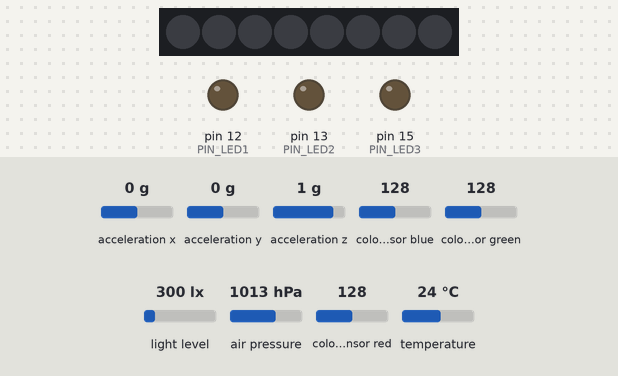
A sketch run on a simulated Arduino Uno, built with avr-gcc and run on an emulated ATmega328P. On the bench: 8 RGB LEDs in strip order, left to right, output pins drawn as LEDs (lit = HIGH). The test bench sets the inputs (shaded band); at power-on: acceleration x 0 g, acceleration y 0 g, acceleration z 1 g, colour sensor blue 128, colour sensor green 128, light level 300 lx, air pressure 1013 hPa, colour sensor red 128, temperature 24 °C. Colours are those a GRB WS2812 strip shows for the declared byte order; what the sketch prints to the serial monitor is not drawn.

Above: at 0.1 s.
At 0.6 s:
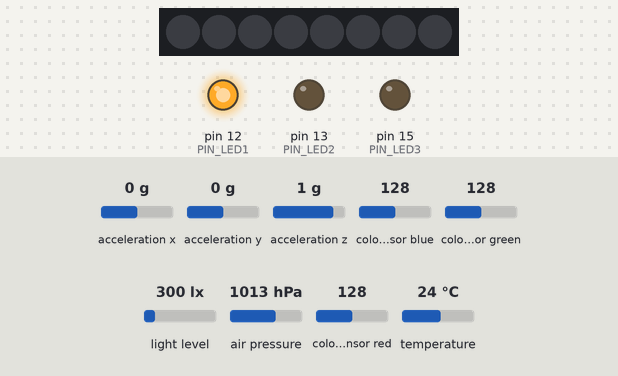
At 1.1 s:
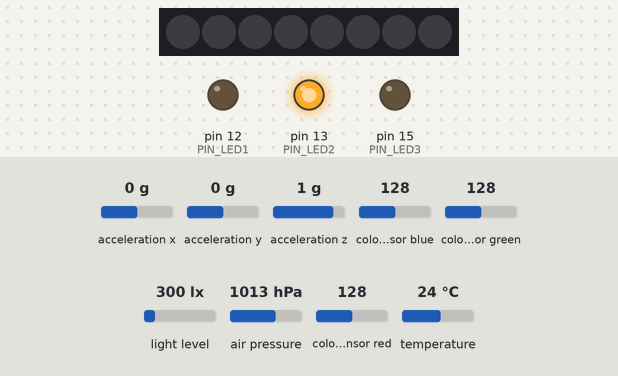
At 1.6 s:
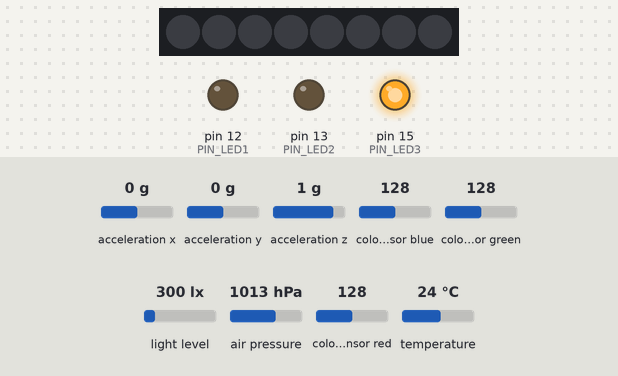
Timing chart, 0 to 10.2 s (numbered marks = the images above):
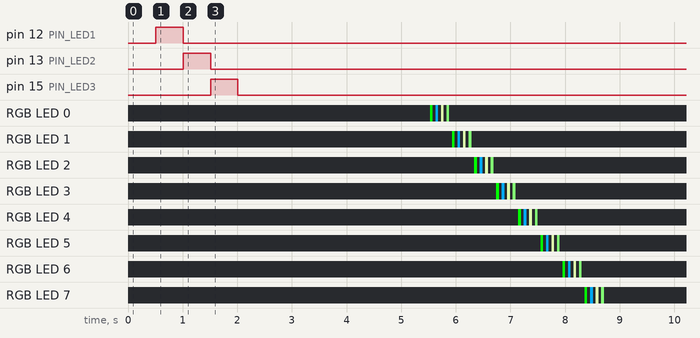

The sketch:

Test_Lab____2303.ino
```cpp
#define PIN_LED1 12
#define PIN_LED2 13
#define PIN_LED3 15
#define PIN_LIGHT_A0 A0

#define FASTLED_ESP8266_RAW_PIN_ORDER
#include <FastLED.h>
#define NUM_LEDS_IN_STRIPLINE 8
#define DATA_PIN 16
CRGB ledsLine[NUM_LEDS_IN_STRIPLINE];

#include <SFE_BMP180.h>
#include <Wire.h>
SFE_BMP180 pressure;
double baseline; // baseline pressure

#include <Wire.h>
#include <Adafruit_Sensor.h>
#include <Adafruit_ADXL345_U.h>
/* Assign a unique ID to this sensor at the same time */
Adafruit_ADXL345_Unified accel = Adafruit_ADXL345_Unified(12345);

#include <Wire.h>
#include <SparkFun_APDS9960.h>
// Global Variables
SparkFun_APDS9960 apds = SparkFun_APDS9960();
uint16_t ambient_light = 0;
uint16_t red_light = 0;
uint16_t green_light = 0;
uint16_t blue_light = 0;


char webPageMain[] PROGMEM = R"=====(
<safasf>
</asfasf>
)=====";

void setup() {
  Serial.begin(115200);
  while (!Serial);
  Serial.println("Begin scanning\n");

  Serial.println(webPageMain);

  LedCheck();
  LightCheck();
  StripLineCheck();
  PresureSensorCheck();
  AxelerometerCheck();
  GuesturesSensorCheck();
}

void loop() {
//  LedCheck();
//  Tumbler();
//delay(2000);
//  Serial.println("\nLoop");
}
void LedCheck()
{
  pinMode(PIN_LED1, OUTPUT);
  pinMode(PIN_LED2, OUTPUT);
  pinMode(PIN_LED3, OUTPUT);
 // pinMode(PIN_LED4, OUTPUT);
 int decay1 = 500;
  delay(decay1);
  Serial.println("\nПРОГРАММА ТЕСТИРОВАНИЯ МАКЕТА - ПО КУРСУ ПРОЕКТИРОВАНИЕ ВСТРОЕННЫХ ПРИЛОЖЕНИЙ");

  Serial.println("\n1.ПРОВЕРКА СВЕТОДИОДОВ");
  digitalWrite(PIN_LED1, 1);
  Serial.println("СИНИЙ - ON");
  delay(decay1);
  digitalWrite(PIN_LED1, 0);
  digitalWrite(PIN_LED2, 1);
 // Serial.println("LED1 - OFF");
  Serial.println("ЗЕЛЕНЫЙ - ON");
  delay(decay1);
  digitalWrite(PIN_LED2, 0);
  digitalWrite(PIN_LED3, 1);
//  Serial.println("LED2 - OFF");
  Serial.println("ЖЕЛТЫЙ - ON");
  delay(decay1);
  digitalWrite(PIN_LED3, 0);
//  digitalWrite(PIN_LED4, 1);
//  Serial.println("LED3 - OFF");
  Serial.println("ЕСЛИ СВЕТОДИОДЫ ЗАГОРЕЛИСЬ ПО ОЧЕРЕДИ - ПОДКЛЮЧЕНИЕ ПРАВИЛЬНОЕ\n");
  delay(decay1);
//  digitalWrite(PIN_LED4, 0);
//  Serial.println("LED3 - OFF");
}
void  LightCheck()
{
      Serial.println("\n2.ПРОВЕРКА ДАТЧИКА ОСВЕЩЕННОСТИ");
      int val = analogRead(PIN_LIGHT_A0);
      if(val != 0 && val != 1023)
      {
        Serial.print("ЕСЛИ ЗНАЧЕНИЕ НАХОДИТСЯ В ПРЕДЕЛАХ 0..1023, ДАТЧИК РАБОТАЕТ ПРАВИЛЬНО = ");
        Serial.println(val);
      }
      else
        Serial.println("ДАТЧИК ОСВЕЩЕННОСТИ НЕ РАБОТАЕТ\nПРОВЕРЬТЕ ПОДКЛЮЧЕНИЕ\n");
        delay(3000);
}
void  StripLineCheck()
{
  Serial.println("\n3.ПРОВЕРКА ЛИНЕЙКИ СВЕТОДИОДОВ");
  FastLED.addLeds<WS2812B, DATA_PIN, RGB>(ledsLine, NUM_LEDS_IN_STRIPLINE);
  int decay = 50;

  for(int i = 0; i < NUM_LEDS_IN_STRIPLINE; i++)
  {
    ledsLine[i] = CRGB::Red;
    FastLED.show();
    delay(decay);
    //ledsLineNow turn the LED off, then pause
    ledsLine[i] = CRGB::Black;
    FastLED.show();
    delay(decay);

    ledsLine[i] = CRGB::DarkViolet ;
    FastLED.show();
    delay(decay);
    // Now turn the LED off, then pause
    ledsLine[i] = CRGB::Black;
    FastLED.show();
    delay(decay);

    ledsLine[i] = CRGB::NavajoWhite;
    FastLED.show();
    delay(decay);
    // Now turn the LED off, then pause
    ledsLine[i] = CRGB::Black;
    FastLED.show();
    delay(decay);

    ledsLine[i] = CRGB::Salmon;
    FastLED.show();
    delay(decay);
    // Now turn the LED off, then pause
    ledsLine[i] = CRGB::Black;
    FastLED.show();
    delay(decay);
  }

  Serial.println("\nЕСЛИ СВЕТОДИОДЫ МИГАЮТ РАЗНЫМИ ЦВЕТАМИ: OK");
  Serial.println("ЕСЛИ СВЕТОДИОДЫ НЕ МИГАЮТ: ОШИБКА\n");
  delay(1000);
}

double getPressure()
{
  char status;
  double T,P,p0,a;

  // You must first get a temperature measurement to perform a pressure reading.

  // Start a temperature measurement:
  // If request is successful, the number of ms to wait is returned.
  // If request is unsuccessful, 0 is returned.

  status = pressure.startTemperature();
  if (status != 0)
  {
    // Wait for the measurement to complete:

    delay(status);

    // Retrieve the completed temperature measurement:
    // Note that the measurement is stored in the variable T.
    // Use '&T' to provide the address of T to the function.
    // Function returns 1 if successful, 0 if failure.

    status = pressure.getTemperature(T);
    if (status != 0)
    {
      // Start a pressure measurement:
      // The parameter is the oversampling setting, from 0 to 3 (highest res, longest wait).
      // If request is successful, the number of ms to wait is returned.
      // If request is unsuccessful, 0 is returned.

      status = pressure.startPressure(3);
      if (status != 0)
      {
        // Wait for the measurement to complete:
        delay(status);

        // Retrieve the completed pressure measurement:
        // Note that the measurement is stored in the variable P.
        // Use '&P' to provide the address of P.
        // Note also that the function requires the previous temperature measurement (T).
        // (If temperature is stable, you can do one temperature measurement for a number of pressure measurements.)
        // Function returns 1 if successful, 0 if failure.

        status = pressure.getPressure(P,T);
        if (status != 0)
        {
          return(P);
        }
        else Serial.println("error retrieving pressure measurement\n");
      }
      else Serial.println("error starting pressure measurement\n");
    }
    else Serial.println("error retrieving temperature measurement\n");
  }
  else Serial.println("error starting temperature measurement\n");
}

void PresureSensorCheck()
{

double T;
char status;
pressure.begin();
delay(30);
  if (pressure.begin())
    Serial.println("4.ДАТЧИК ДАВЛЕНИЯ - HW-596 (BMP180)");
  else
  {
    // Oops, something went wrong, this is usually a connection problem,
    // see the comments at the top of this sketch for the proper connections.

    Serial.println("BMP180 - ОШИБКА (НЕ ПОДКЛЮЧЕН?)\n\n");
    while(1); // Pause forever.
  }
  // Get the baseline pressure:

  baseline = getPressure();

  Serial.print("ДАВЛЕНИЕ: ");
  Serial.print(baseline);
  Serial.println(" мбар");
  Serial.print("ДАВЛЕНИЕ: ");
  Serial.print(baseline*0.750062);
  Serial.println(" мм.рт.ст.");
  Serial.println("ЕСЛИ ЦИФРЫ БЛИЗКИ К АТМОСФЕРНОМУ ДАВЛЕНИЮ: OK");
  Serial.println("ЕСЛИ НОЛЬ: ОШИБКА, ПРОВЕРИТЬ ПОДКЛЮЧЕНИЕ\n\n");
/*
  status = pressure.getTemperature(T);
  delay(status);
    if (status != 0)
    {
      // Print out the measurement:
      Serial.print("ТЕМПЕРАТУРА: ");
      Serial.print(T,1);
      Serial.print(" град\n\n");

    }
*/
}
void AxelerometerCheck()
{
  Serial.println("5.АКСЕЛЕРОМЕТР - ADXL345");
    /* Initialise the sensor */
  if(!accel.begin())
  {
    /* There was a problem detecting the ADXL345 ... check your connections */
    Serial.println("ADXL345 НЕ ДЕТЕКТИРУЕТСЯ. ПРОВЕРИТЬ СОЕДИНЕНИЕ.");
    while(1);
  }

  /* Set the range to whatever is appropriate for your project */
  accel.setRange(ADXL345_RANGE_16_G);
  // accel.setRange(ADXL345_RANGE_8_G);
  // accel.setRange(ADXL345_RANGE_4_G);
  // accel.setRange(ADXL345_RANGE_2_G);

  int i = 0;
  /* Display the results (acceleration is measured in m/s^2) */
  while(i++ < 10)
  {
  /* Get a new sensor event */
  sensors_event_t event;
  accel.getEvent(&event);

    Serial.print("X: "); Serial.print(event.acceleration.x); Serial.print("  ");
    Serial.print("Y: "); Serial.print(event.acceleration.y); Serial.print("  ");
    Serial.print("Z: "); Serial.print(event.acceleration.z); Serial.print("  ");Serial.println("m/s^2 ");
    delay(300);
  }

  Serial.println("ЕСЛИ ПРИСУТСТВУЮТ РАЗНЫЕ ЗНАЧЕНИЯ БЛИЗКИЕ к 9.6: OK");
  Serial.println("ЕСЛИ НЕТ ЗНАЧЕНИЙ, ОШИБКА. НУЖНО ПРОВЕРИТЬ ПОДКЛЮЧЕНИЕ\n");
}
void GuesturesSensorCheck()
{
  Serial.println(F("6.ДАТЧИК ЖЕСТОВ, ЦВЕТА, ПРИБЛИЖЕНИЯ И ОСВЕЩЕННОСИ APDS-9960"));
//  Serial.println(F("SparkFun APDS-9960 - ColorSensor"));
  // Initialize APDS-9960 (configure I2C and initial values)
  if ( apds.init() ) {
    Serial.println(F("APDS-9960 initialization complete"));
  } else {
    Serial.println(F("Something went wrong during APDS-9960 init!"));
  }
  // Start running the APDS-9960 light sensor (no interrupts)
  if ( apds.enableLightSensor(false) ) {
    Serial.println(F("Light sensor is now running"));
  } else {
    Serial.println(F("Something went wrong during light sensor init!"));
  }
  // Wait for initialization and calibration to finish
  delay(300);

  int i = 0;
  while(i++ < 10)
  {
    // Read the light levels (ambient, red, green, blue)
    if (  !apds.readAmbientLight(ambient_light) ||
          !apds.readRedLight(red_light) ||
          !apds.readGreenLight(green_light) ||
          !apds.readBlueLight(blue_light) ) {
      Serial.println("ОШИБКА ПРИ ЧТЕНИИ ПАРАМЕТРОВ");
    } else {
      Serial.print("Ambient: ");
      Serial.print(ambient_light);
      Serial.print(" Red: ");
      Serial.print(red_light);
      Serial.print(" Green: ");
      Serial.print(green_light);
      Serial.print(" Blue: ");
      Serial.println(blue_light);
    }

    // Wait 1 second before next reading
    delay(300);
  }
  Serial.println(F("\nЕСЛИ ПРИСУТСТВУЮТ РАЗНЫЕ ЗНАЧЕНИЯ ЦВЕТОВ: OK"));
  Serial.print("\n\n\n ТЕСТИРОВАНИЕ ЗАВЕРШЕНО");
}
void Tumbler(){
}
```
